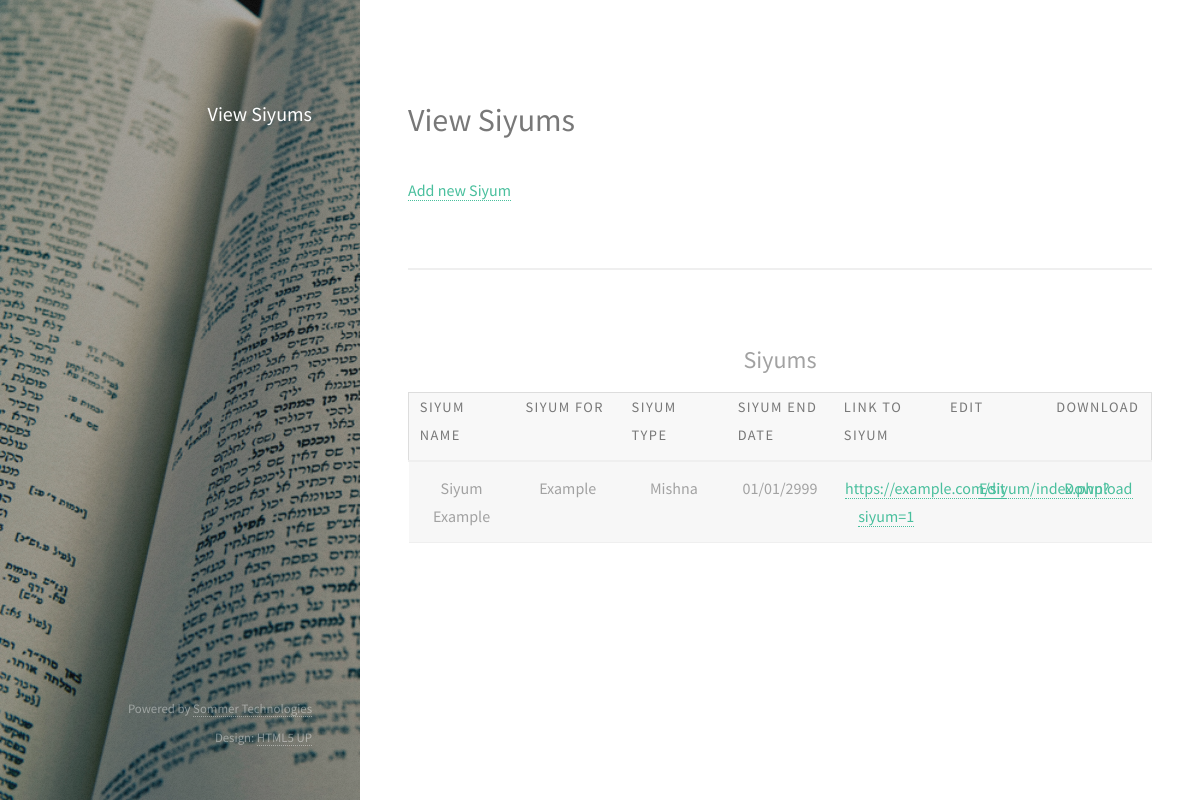
/admin.php (signed in), run on the app's committed database.
### tables this page shows
CREATE TABLE `siyums` (
  `SiyumID` int(9) NOT NULL,
  `siyumName` varchar(180) NOT NULL,
  `siyumType` varchar(180) NOT NULL,
  `siyumFor` varchar(180) NOT NULL,
  `siyumEndDate` varchar(140) NOT NULL
);

### admin.php (the view, shortened to what this page needs)
<?php
require 'functions.php';
?>
<!DOCTYPE HTML>
<html>
    <head>
        <link rel="stylesheet" href="assets/css/main.css" />
    </head>
    <body id="top">
        <header id="header">
            <div class="inner">
                <h1><strong>View Siyums</strong></h1>
            </div>
        </header>
        <div id="main">
            <section id="one">
                <header class="major">
                    <h2>View Siyums</h2>
                    <a href="addSiyum.php">Add new Siyum</a>
                </header>
            </section>
            <section id="two">
               <table>
				  <caption>Siyums</caption>
				  <thead>
				    <tr>
				      <th scope="col">Siyum Name</th>
				      <th scope="col">Siyum For</th>
				      <th scope="col">Siyum Type</th>
				      <th scope="col">Siyum End Date</th>
					  <th scope="col">Link to Siyum</th>
					  <th scope="col">Edit</th>
					  <th scope="col">Download</th>
				    </tr>
				  </thead>
				  <tbody>
				  	<?php
				  		$sql = "SELECT * FROM `siyums`";
				  		$stm = $con->prepare($sql);
						$stm->execute();
						$records = $stm->fetchAll();
						foreach ($records as $row) {
							echo "<tr>";
								echo "<td data-label='Siyum Name'>" . $row['siyumName'] . "</td>";
								echo "<td data-label='Siyum For'>" . $row['siyumFor'] . "</td>";
								echo "<td data-label='Siyum Type'>" . ucwords($row['siyumType']) . "</td>";
								echo "<td data-label='Siyum End Date'>" . $row['siyumEndDate'] . "</td>";
								echo "<td data-label='Link to Siyum'><a href=index.php?siyum=" . $row['SiyumID'] . ">" . $public_link . "index.php?siyum=" . $row['SiyumID'] . "</a></td>";
								echo "<td data-label='Edit'><a href='editSiyum.php?siyum=" . $row['SiyumID'] . "'>Edit</a></td>";
								echo "<td data-label='Download'><a href='exportList.php?siyum=" . $row['SiyumID'] . "&type=" . $row['siyumType'] . "&name=" . $row['siyumName'] . "'>Download</a></td>";
							echo "</tr>";
						}
				  	?>
				  </tbody>
				</table>
            </section>
        <footer id="footer">
            <div class="inner">
                <ul class="copyright">
                </ul>
            </div>
        </footer>
    </body>
</html>

### data on the page
siyums: siyumName "Siyum Example", siyumFor "Example", siyumType "Mishna", siyumEndDate "01/01/2999", SiyumID "1"
